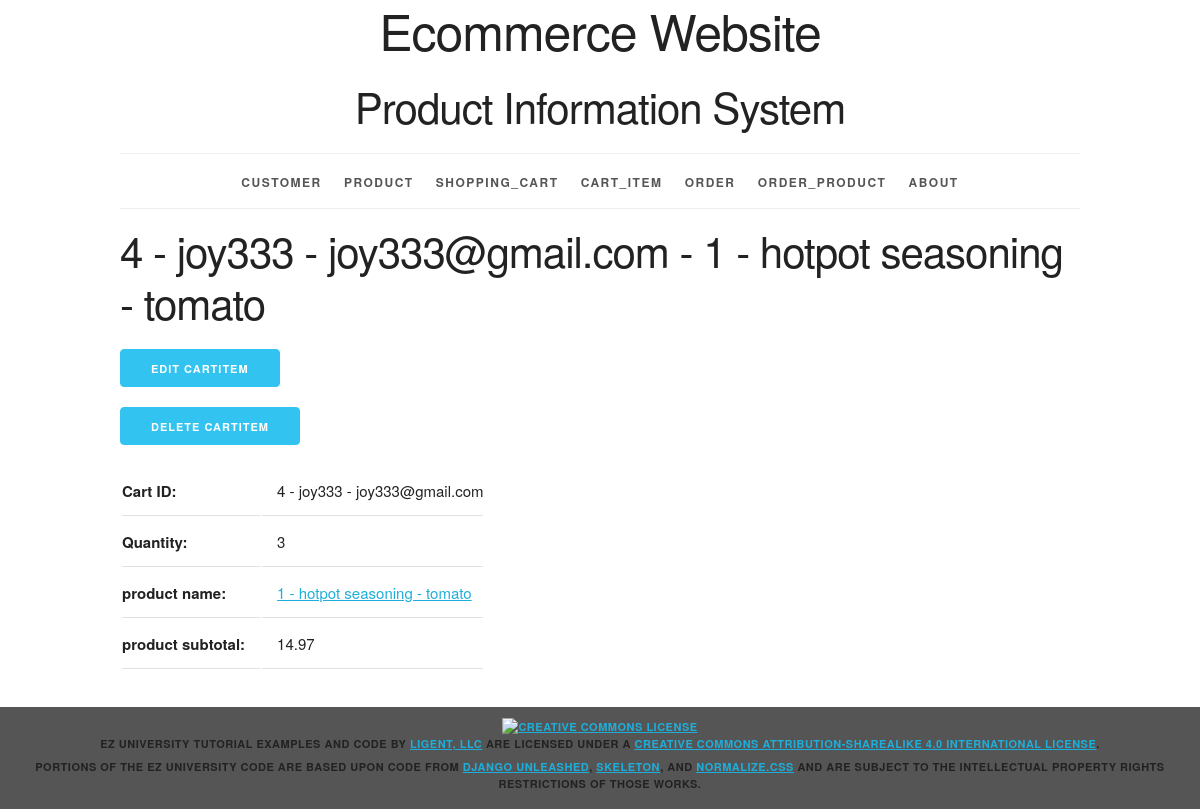
The app's page /cartitem/7/, older data.
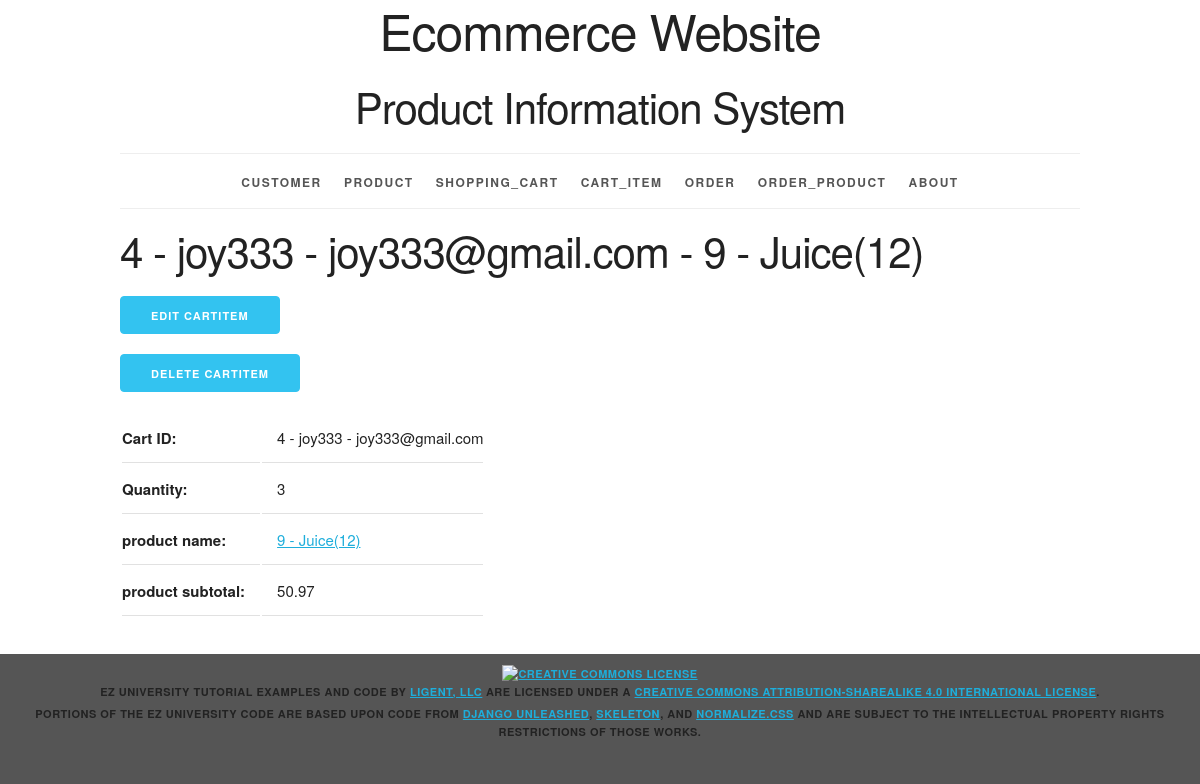
The same page, newer data.
### productinfo/models.py (models this page shows, shortened)
class Cart_Item(models.Model):
	ci_id = models.AutoField(primary_key=True)
	quantity = models.IntegerField()
	cart_id = models.ForeignKey(Shopping_Cart, related_name='cart_items', on_delete=models.PROTECT)
	product_id = models.ForeignKey(Product, related_name='cart_items', on_delete=models.PROTECT)
	def __str__(self):
		return f'{self.cart_id} - {self.product_id}'
	def get_update_url(self):
		return reverse('productinfo_cartitem_update_urlpattern',
					   kwargs={'pk':self.pk}
					   )
	def get_delete_url(self):
		return reverse('productinfo_cartitem_delete_urlpattern',
					   kwargs={'pk':self.pk}
					   )
	class Meta:
		ordering = ['cart_id', 'product_id']
		constraints = [
			UniqueConstraint(fields=['cart_id', 'product_id'], name='unique_cartitem')
		]

class Shopping_Cart(models.Model):
	cart_id = models.AutoField(primary_key=True)
	total_price = models.FloatField()
	customer_id = models.ForeignKey(Customer, related_name='shopping_carts', on_delete=models.PROTECT)
	sm_id = models.ForeignKey(Shipping_Method, related_name='shopping_carts', on_delete=models.PROTECT)
	pm_id = models.ForeignKey(Payment_Method, related_name='shopping_carts', on_delete=models.PROTECT)
	def __str__(self):
		return f'{self.cart_id} - {self.customer_id}'
	class Meta:
		ordering = ['cart_id']
		constraints = [
			UniqueConstraint(fields=['customer_id'], name='unique_shoppingcart')
		]

class Customer(models.Model):
	customer_id = models.AutoField(primary_key=True)
	first_name = models.CharField(max_length=45)
	last_name = models.CharField(max_length=45)
	disambiguator = models.CharField(max_length=45, blank=True, default='')
	username = models.CharField(max_length=45)
	password = models.CharField(max_length=45)
	email = models.CharField(max_length=225)
	sm_id = models.ForeignKey(Shipping_Method, related_name='customers', on_delete=models.PROTECT)
	pm_id = models.ForeignKey(Payment_Method, related_name='customers', on_delete=models.PROTECT)
	def __str__(self):
		return f'{self.username} - {self.email}'
	class Meta:
		ordering = ['customer_id']
		constraints = [
			UniqueConstraint(fields=['username', 'email', 'disambiguator'], name='unique_customer')
		]

class Product(models.Model):
	product_id = models.AutoField(primary_key=True)
	product_name = models.CharField(max_length=225, unique=True)
	product_price = models.FloatField()
	stock_num = models.IntegerField()
	category_id = models.ForeignKey(Category, related_name='products', on_delete=models.PROTECT)
	def __str__(self):
		return f'{self.product_id} - {self.product_name}'
	def get_absolute_url(self):
		return reverse('productinfo_product_detail_urlpattern',
					   kwargs={'pk':self.pk}
					   )
	class Meta:
		ordering = ['product_id']
		constraints = [
			UniqueConstraint(fields=['product_name'], name='unique_product')
		]

### productinfo/views.py (the view)
class CartItemDetail(DetailView):
	model = Cart_Item
	def get_context_data(self, **kwargs):
		context = super(DetailView, self).get_context_data(**kwargs)
		cart_item = self.get_object()
		cart_id = cart_item.cart_id
		product_id = cart_item.product_id
		sub_total = cart_item.quantity * cart_item.product_id.product_price
		context['cart_id'] = cart_id
		context['product_id'] = product_id
		context['sub_total'] = sub_total
		return context

### productinfo/templates/productinfo/cart_item_detail.html (shortened to what this page needs)
{% extends 'productinfo/base.html' %}
{% block content %}
    <h2>{{ cart_item }}</h2>
    <ul class="ezu-button-list">
        <li>
            <a href="{{ cart_item.get_update_url }}" class="button button-primary">
                Edit CartItem</a></li>
        <li><a href="{{ cart_item.get_delete_url }}" class="button button-primary">
                Delete CartItem</a></li>
    </ul>
    <section>
        <table>
            <tr>
                <th>Cart ID:</th>
                <td>{{ cart_id }}</td>
            </tr>
            <tr>
                <th>Quantity:</th>
                <td>{{ cart_item.quantity }}</td>
            </tr>
            <tr>
                <th>product name:</th>
                <td><a href="{{ product_id.get_absolute_url}}">{{ product_id }}</a></td>
            </tr>
            <tr>
                <th>product subtotal:</th>
                <td>{{ sub_total }}</td>
            </tr>
        </table>
    </section>
{% endblock %}

Row changes from the older to the newer data that the page shows:
no longer on this page (row unchanged): Product: product_id+product_name "1 - hotpot seasoning - tomato"
changed Cart_Item: cart_id+product_id "4 - joy333 - joy333@gmail.com - 1 - hotpot seasoning - tomato" → "4 - joy333 - joy333@gmail.com - 9 - Juice(12)"
now on this page (row unchanged): Product: product_id+product_name "9 - Juice(12)"
Text that changed along with them:
{{ sub_total }}: "14.97" → "50.97"
